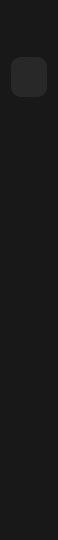
        <widget class="QWidget" name="icon_only_widget" native="true">
         <property name="minimumSize">
          <size>
           <width>58</width>
           <height>0</height>
          </size>
         </property>
         <property name="maximumSize">
          <size>
           <width>58</width>
           <height>16777215</height>
          </size>
         </property>
         <property name="styleSheet">
          <string notr="true">QWidget{
	background-color: #181818;
	border-radius:10px;
}
QPushButton{
	color:white;
	height:40px;
	border:none;
	border-top-left-radius:10px;
	border-bottom-left-radius:10px;
	border-top-right-radius:10px;
	border-bottom-right-radius:10px;
}
QPushButton:hover{
	background-color:#3d3d3d;
}
QLabel{

}</string>
         </property>
         <layout class="QVBoxLayout" name="verticalLayout_3">
          <item>
           <widget class="QPushButton" name="menu">
            <property name="styleSheet">
             <string notr="true"/>
            </property>
            <property name="text">
             <string/>
            </property>
            <property name="icon">
             <iconset resource="main_res.qrc">
              <normaloff>:/newPrefix/main_res/menu_white.png</normaloff>:/newPrefix/main_res/menu_white.png</iconset>
            </property>
            <property name="iconSize">
             <size>
              <width>25</width>
              <height>25</height>
             </size>
            </property>
            <property name="checkable">
             <bool>true</bool>
            </property>
            <property name="checked">
             <bool>false</bool>
            </property>
            <property name="autoExclusive">
             <bool>true</bool>
            </property>
           </widget>
          </item>
          <item>
           <widget class="QWidget" name="icon_only" native="true">
            <property name="styleSheet">
             <string notr="true">QPushButton{
	color:white;
	height:40px;
	border:none;
	border-radius:10px;
}
QPushButton:hover{
	background-color:#3d3d3d;
}
QPushButton:checked{
	background-color:#282828;
}</string>
            </property>
            <layout class="QVBoxLayout" name="verticalLayout">
             <property name="spacing">
              <number>15</number>
             </property>
             <property name="leftMargin">
              <number>0</number>
             </property>
             <property name="topMargin">
              <number>0</number>
             </property>
             <property name="rightMargin">
              <number>0</number>
             </property>
             <property name="bottomMargin">
              <number>0</number>
             </property>
             <item>
              <widget class="QPushButton" name="dashboard">
               <property name="font">
                <font>
                 <family>Arial</family>
                 <pointsize>12</pointsize>
                </font>
               </property>
               <property name="styleSheet">
                <string notr="true"/>
               </property>
               <property name="text">
                <string/>
               </property>
               <property name="icon">
                <iconset resource="main_res.qrc">
                 <normaloff>:/newPrefix/main_res/dashboard.png</normaloff>:/newPrefix/main_res/dashboard.png</iconset>
               </property>
               <property name="iconSize">
                <size>
                 <width>25</width>
                 <height>25</height>
                </size>
               </property>
               <property name="checkable">
                <bool>true</bool>
               </property>
               <property name="checked">
                <bool>true</bool>
               </property>
               <property name="autoExclusive">
                <bool>true</bool>
               </property>
              </widget>
             </item>
             <item>
              <widget class="QPushButton" name="table">
               <property name="text">
                <string/>
               </property>
               <property name="icon">
                <iconset resource="main_res.qrc">
                 <normaloff>:/newPrefix/main_res/list_white.png</normaloff>:/newPrefix/main_res/list_white.png</iconset>
               </property>
               <property name="iconSize">
                <size>
                 <width>25</width>
                 <height>25</height>
                </size>
               </property>
               <property name="checkable">
                <bool>true</bool>
               </property>
               <property name="autoExclusive">
                <bool>true</bool>
               </property>
              </widget>
             </item>
             <item>
              <widget class="QPushButton" name="settings">
               <property name="minimumSize">
                <size>
                 <width>0</width>
                 <height>0</height>
                </size>
               </property>
               <property name="maximumSize">
                <size>
                 <width>16777215</width>
                 <height>16777215</height>
                </size>
               </property>
               <property name="styleSheet">
                <string notr="true"/>
               </property>
               <property name="text">
                <string/>
               </property>
               <property name="icon">
                <iconset resource="main_res.qrc">
                 <normaloff>:/newPrefix/main_res/settings.png</normaloff>:/newPrefix/main_res/settings.png</iconset>
               </property>
               <property name="iconSize">
                <size>
                 <width>25</width>
                 <height>25</height>
                </size>
               </property>
               <property name="checkable">
                <bool>true</bool>
               </property>
               <property name="autoExclusive">
                <bool>true</bool>
               </property>
              </widget>
             </item>
            </layout>
           </widget>
          </item>
          <item>
           <spacer name="verticalSpacer_2">
            <property name="orientation">
             <enum>Qt::Vertical</enum>
            </property>
            <property name="sizeHint" stdset="0">
             <size>
              <width>20</width>
              <height>230</height>
             </size>
            </property>
           </spacer>
          </item>
          <item>
           <widget class="QLabel" name="label">
            <property name="minimumSize">
             <size>
              <width>40</width>
              <height>40</height>
             </size>
            </property>
            <property name="maximumSize">
             <size>
              <width>40</width>
              <height>40</height>
             </size>
            </property>
            <property name="styleSheet">
             <string notr="true"/>
            </property>
            <property name="text">
             <string/>
            </property>
            <property name="pixmap">
             <pixmap resource="main_res.qrc">:/newPrefix/main_res/profile.png</pixmap>
            </property>
            <property name="scaledContents">
             <bool>true</bool>
            </property>
            <property name="alignment">
             <set>Qt::AlignCenter</set>
            </property>
           </widget>
          </item>
          <item>
           <widget class="QPushButton" name="signout">
            <property name="styleSheet">
             <string notr="true"/>
            </property>
            <property name="text">
             <string/>
            </property>
            <property name="icon">
             <iconset resource="main_res.qrc">
              <normaloff>:/newPrefix/main_res/log_out.png</normaloff>:/newPrefix/main_res/log_out.png</iconset>
            </property>
            <property name="iconSize">
             <size>
              <width>25</width>
              <height>25</height>
             </size>
            </property>
            <property name="checkable">
             <bool>true</bool>
            </property>
            <property name="autoExclusive">
             <bool>false</bool>
            </property>
           </widget>
          </item>
         </layout>
        </widget>
